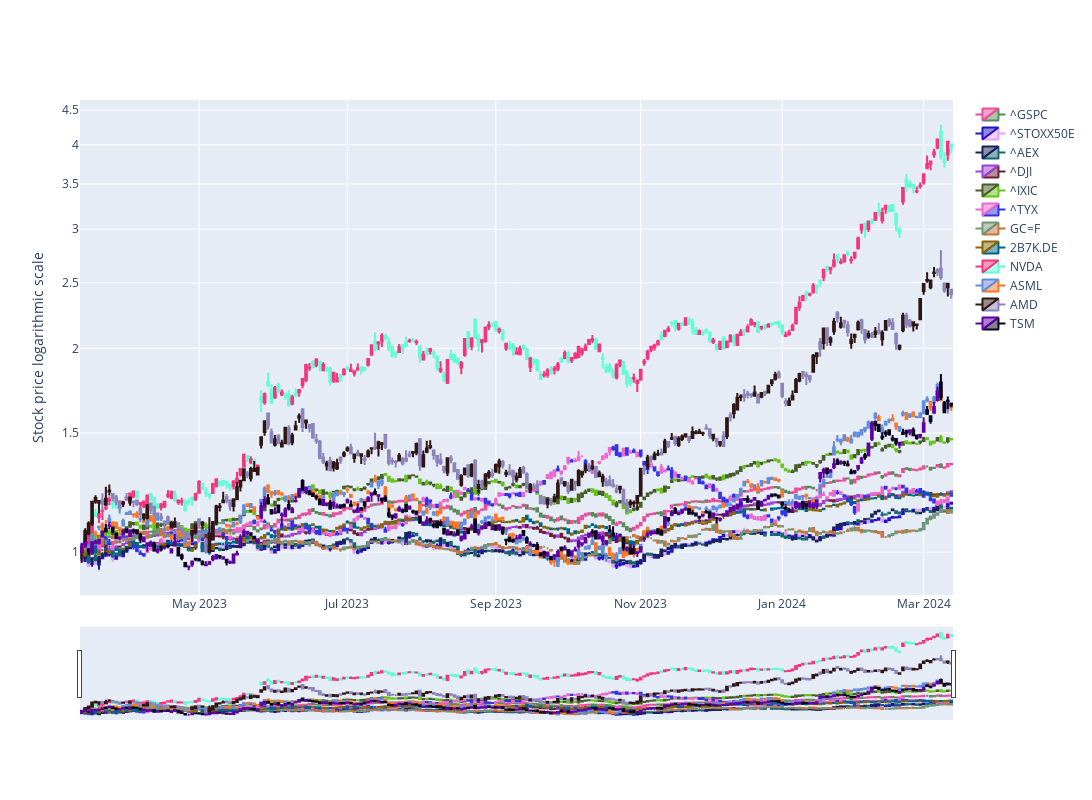

Source (notebook cell):
### Code cell
#List of products to be analyzed
indices = ["^GSPC","^STOXX50E",  "^AEX","^DJI", "^IXIC", "^TYX"]
crypto = ["BTC-USD", "ETH-USD", "SOL-USD"]
stocks = ["NVDA", "ASML", "AMD", "TSM"]
etfs = ["2B7K.DE"]
products = indices + etfs

# Fetch the historical data for a certain period and interval
df = yf.download(products, period="1y", interval="1d")

#Plot the candlesticks with a logarithmic scale
plot_log_candlesticks(df, products, remove_gaps=True, normalize=True, log_scale=True)

### Figure 1 — Plotly figure (JSON) as saved in the notebook; plotly's stock layout.template omitted (floating-point values rounded to 4 significant figures; data arrays with more than 128 entries replaced by an {"elided": "..."} marker saying what was removed)
{"data": [{"close": {"elided": "260 float values"}, "decreasing": {"line": {"color": "#5A8A59"}}, "high": {"elided": "260 float values"}, "increasing": {"line": {"color": "#EB4C9C"}}, "low": {"elided": "260 float values"}, "name": "^GSPC", "open": {"elided": "260 float values"}, "type": "candlestick", "x": {"elided": "260 str values"}, "xaxis": "x", "yaxis": "y"}, {"close": {"elided": "367 float values"}, "decreasing": {"line": {"color": "#E3A2F4"}}, "high": {"elided": "367 float values"}, "increasing": {"line": {"color": "#2311C7"}}, "low": {"elided": "367 float values"}, "name": "^STOXX50E", "open": {"elided": "367 float values"}, "type": "candlestick", "x": {"elided": "367 str values"}, "xaxis": "x", "yaxis": "y"}, {"close": {"elided": "367 float values"}, "decreasing": {"line": {"color": "#176670"}}, "high": {"elided": "367 float values"}, "increasing": {"line": {"color": "#182159"}}, "low": {"elided": "367 float values"}, "name": "^AEX", "open": {"elided": "367 float values"}, "type": "candlestick", "x": {"elided": "367 str values"}, "xaxis": "x", "yaxis": "y"}, {"close": {"elided": "367 float values"}, "decreasing": {"line": {"color": "#711C35"}}, "high": {"elided": "367 float values"}, "increasing": {"line": {"color": "#9E43D1"}}, "low": {"elided": "367 float values"}, "name": "^DJI", "open": {"elided": "367 float values"}, "type": "candlestick", "x": {"elided": "367 str values"}, "xaxis": "x", "yaxis": "y"}, {"close": {"elided": "367 float values"}, "decreasing": {"line": {"color": "#68C319"}}, "high": {"elided": "367 float values"}, "increasing": {"line": {"color": "#485D2B"}}, "low": {"elided": "367 float values"}, "name": "^IXIC", "open": {"elided": "367 float values"}, "type": "candlestick", "x": {"elided": "367 str values"}, "xaxis": "x", "yaxis": "y"}, {"close": {"elided": "367 float values"}, "decreasing": {"line": {"color": "#3432E8"}}, "high": {"elided": "367 float values"}, "increasing": {"line": {"color": "#ED68CE"}}, "low": {"elided": "367 float values"}, "name": "^TYX", "open": {"elided": "367 float values"}, "type": "candlestick", "x": {"elided": "367 str values"}, "xaxis": "x", "yaxis": "y"}, {"close": {"elided": "367 float values"}, "decreasing": {"line": {"color": "#C27640"}}, "high": {"elided": "367 float values"}, "increasing": {"line": {"color": "#709579"}}, "low": {"elided": "367 float values"}, "name": "GC=F", "open": {"elided": "367 float values"}, "type": "candlestick", "x": {"elided": "367 str values"}, "xaxis": "x", "yaxis": "y"}, {"close": {"elided": "367 float values"}, "decreasing": {"line": {"color": "#006588"}}, "high": {"elided": "367 float values"}, "increasing": {"line": {"color": "#856706"}}, "low": {"elided": "367 float values"}, "name": "2B7K.DE", "open": {"elided": "367 float values"}, "type": "candlestick", "x": {"elided": "367 str values"}, "xaxis": "x", "yaxis": "y"}, {"close": {"elided": "367 float values"}, "decreasing": {"line": {"color": "#62FCD5"}}, "high": {"elided": "367 float values"}, "increasing": {"line": {"color": "#F2357D"}}, "low": {"elided": "367 float values"}, "name": "NVDA", "open": {"elided": "367 float values"}, "type": "candlestick", "x": {"elided": "367 str values"}, "xaxis": "x", "yaxis": "y"}, {"close": {"elided": "367 float values"}, "decreasing": {"line": {"color": "#F87828"}}, "high": {"elided": "367 float values"}, "increasing": {"line": {"color": "#648BDC"}}, "low": {"elided": "367 float values"}, "name": "ASML", "open": {"elided": "367 float values"}, "type": "candlestick", "x": {"elided": "367 str values"}, "xaxis": "x", "yaxis": "y"}, {"close": {"elided": "367 float values"}, "decreasing": {"line": {"color": "#8B84BB"}}, "high": {"elided": "367 float values"}, "increasing": {"line": {"color": "#2F1513"}}, "low": {"elided": "367 float values"}, "name": "AMD", "open": {"elided": "367 float values"}, "type": "candlestick", "x": {"elided": "367 str values"}, "xaxis": "x", "yaxis": "y"}, {"close": {"elided": "367 float values"}, "decreasing": {"line": {"color": "#0A041F"}}, "high": {"elided": "367 float values"}, "increasing": {"line": {"color": "#5F00A3"}}, "low": {"elided": "367 float values"}, "name": "TSM", "open": {"elided": "367 float values"}, "type": "candlestick", "x": {"elided": "367 str values"}, "xaxis": "x", "yaxis": "y"}], "layout": {"height": 800, "width": 1200, "xaxis": {"anchor": "y", "domain": [0, 1], "rangebreaks": [{"values": ["2023-03-18T00:00:00", "2023-03-19T00:00:00", "2023-03-25T00:00:00", "2023-03-26T00:00:00", "2023-04-01T00:00:00", "2023-04-02T00:00:00", "2023-04-07T00:00:00", "2023-04-08T00:00:00", "2023-04-09T00:00:00", "2023-04-15T00:00:00", "2023-04-16T00:00:00", "2023-04-22T00:00:00", "2023-04-23T00:00:00", "2023-04-29T00:00:00", "2023-04-30T00:00:00", "2023-05-06T00:00:00", "2023-05-07T00:00:00", "2023-05-13T00:00:00", "2023-05-14T00:00:00", "2023-05-20T00:00:00", "2023-05-21T00:00:00", "2023-05-27T00:00:00", "2023-05-28T00:00:00", "2023-05-29T00:00:00", "2023-06-03T00:00:00", "2023-06-04T00:00:00", "2023-06-10T00:00:00", "2023-06-11T00:00:00", "2023-06-17T00:00:00", "2023-06-18T00:00:00", "2023-06-19T00:00:00", "2023-06-24T00:00:00", "2023-06-25T00:00:00", "2023-07-01T00:00:00", "2023-07-02T00:00:00", "2023-07-04T00:00:00", "2023-07-08T00:00:00", "2023-07-09T00:00:00", "2023-07-15T00:00:00", "2023-07-16T00:00:00", "2023-07-22T00:00:00", "2023-07-23T00:00:00", "2023-07-29T00:00:00", "2023-07-30T00:00:00", "2023-08-05T00:00:00", "2023-08-06T00:00:00", "2023-08-12T00:00:00", "2023-08-13T00:00:00", "2023-08-19T00:00:00", "2023-08-20T00:00:00", "2023-08-26T00:00:00", "2023-08-27T00:00:00", "2023-09-02T00:00:00", "2023-09-03T00:00:00", "2023-09-04T00:00:00", "2023-09-09T00:00:00", "2023-09-10T00:00:00", "2023-09-16T00:00:00", "2023-09-17T00:00:00", "2023-09-23T00:00:00", "2023-09-24T00:00:00", "2023-09-30T00:00:00", "2023-10-01T00:00:00", "2023-10-07T00:00:00", "2023-10-08T00:00:00", "2023-10-14T00:00:00", "2023-10-15T00:00:00", "2023-10-21T00:00:00", "2023-10-22T00:00:00", "2023-10-28T00:00:00", "2023-10-29T00:00:00", "2023-11-04T00:00:00", "2023-11-05T00:00:00", "2023-11-11T00:00:00", "2023-11-12T00:00:00", "2023-11-18T00:00:00", "2023-11-19T00:00:00", "2023-11-23T00:00:00", "2023-11-25T00:00:00", "2023-11-26T00:00:00", "2023-12-02T00:00:00", "2023-12-03T00:00:00", "2023-12-09T00:00:00", "2023-12-10T00:00:00", "2023-12-16T00:00:00", "2023-12-17T00:00:00", "2023-12-23T00:00:00", "2023-12-24T00:00:00", "2023-12-25T00:00:00", "2023-12-30T00:00:00", "2023-12-31T00:00:00", "2024-01-01T00:00:00", "2024-01-06T00:00:00", "2024-01-07T00:00:00", "2024-01-13T00:00:00", "2024-01-14T00:00:00", "2024-01-15T00:00:00", "2024-01-20T00:00:00", "2024-01-21T00:00:00", "2024-01-27T00:00:00", "2024-01-28T00:00:00", "2024-02-03T00:00:00", "2024-02-04T00:00:00", "2024-02-10T00:00:00", "2024-02-11T00:00:00", "2024-02-17T00:00:00", "2024-02-18T00:00:00", "2024-02-19T00:00:00", "2024-02-24T00:00:00", "2024-02-25T00:00:00", "2024-03-02T00:00:00", "2024-03-03T00:00:00", "2024-03-09T00:00:00", "2024-03-10T00:00:00"]}]}, "yaxis": {"anchor": "x", "domain": [0, 1], "title": {"text": "Stock price logarithmic scale"}, "type": "log"}}}
